Frame 1 (no input): blank canvas, image omitted
Frame 60 (no input): blank canvas, image omitted
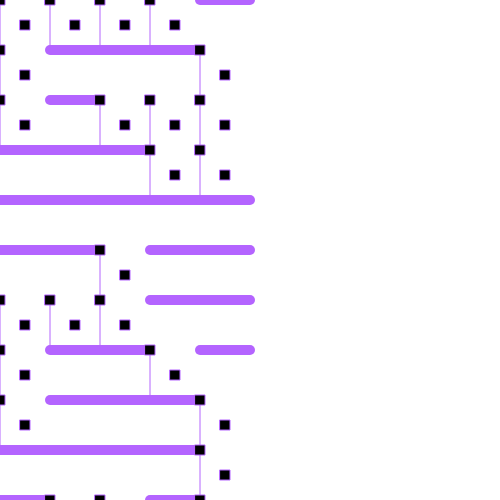
Frame 120 (the mouse pressed at the canvas centre since frame 60)

The p5.js sketch whose frames 1 and 60 were blank and that drew this single picture after the mouse press (run headless with seeded random() and noise() and a simulated clock; from frame 60 on, the mouse is pressed at the canvas centre):

// p5.js sketch
// ── sketch.js
// take reference of https://www.youtube.com/watch?v=ig0q6vfpD38&t=50s

let slider;
let randomness = 0.5;
let lineColor = 0;

function setup() {
  createCanvas(500, 500);
  slider = createSlider(0, 1, 0.5, 0.01);
  slider.position(20, height + 20);
  slider.style("width", "400px");

  // write the name of slider
  textP = createP("Randomness:");
  textP.position(20, 550);
  textP.style("font-size", "16px");
  textP.style("margin", "0");
}

function draw() {
  background(255);
  fill(0);
  strokeWeight(3);
  rectMode(CENTER);

  randomness = slider.value();
  // lineColor = color(0);

  let space = 50;

  for (x = 0; x < mouseX; x += space) {
    for (y = 0; y < height + 50; y += space)
      if (random(1) < randomness) {
        strokeWeight(10);

        stroke(lineColor);
        line(x, y, x + space, y);
      } else {
        strokeWeight(1);
        line(x, y, x, y + space);
        square(x, y, 10);
        square(x + space / 2, y + space / 2, 10);
      }

    // use map to draw line color
    let hue = map(randomness, 0, 1, 0, 360);
    lineColor = color(hue, 100, 300);

    // display slider's value

    console.log("Randomness:", randomness);
  }
}
